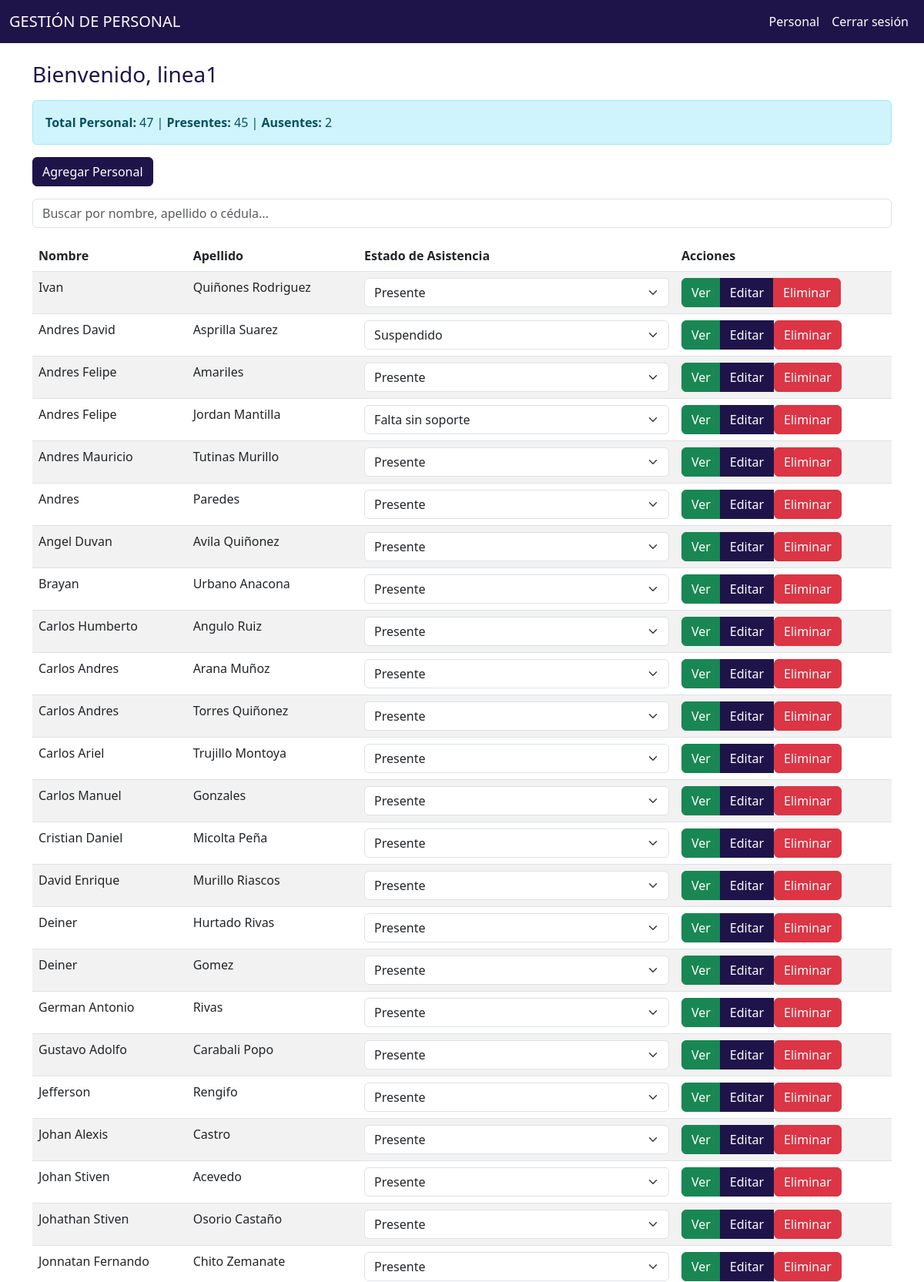
The app's page /personal/ (signed in, upper part) with its own data.
### personalAPP/models.py (models this page shows, shortened)
class Personal(models.Model):
    ESTADOS_ASISTENCIA = [
        ('Presente', 'Presente'),
        ('PP3', 'Permiso personal por tres horas'),
        ('PP4', 'Permiso personal por cuatro horas'),
        ('CC', 'Cambio de contrato'),
        ('PR', 'Permiso remunerado'),
        ('PNR', 'Permiso no remunerado'),
        ('IL', 'Incapacidad laboral'),
        ('IG', 'Incapacidad general'),
        ('PM', 'Permiso de maternidad'),
        ('PP', 'Permiso de paternidad'),
        ('LT15', 'Llegada tarde por 15 minutos'),
        ('L', 'Licencia'),
        ('FSS', 'Falta sin soporte'),
        ('CD', 'Calamidad doméstica'),
        ('SP', 'Suspendido'),
        ('SC', 'Sin contratar'),
        ('CM', 'Cita médica'),
    ]
    user = models.ForeignKey(User, on_delete=models.CASCADE)
    nombre = models.CharField(max_length=100, null=False, blank=False)
    apellido = models.CharField(max_length=100, null=False, blank=False)
    cedula = models.BigIntegerField(unique=True, null=False, blank=False)
    fecha_nacimiento = models.DateField(null=False, blank=False)
    estado_asistencia = models.CharField(
        max_length=50,
        choices=ESTADOS_ASISTENCIA,
        blank=False,
        null=False,
        default='Presente'
    )

### personalAPP/views.py (the view)
# urls.py: path('personal/', views.personal, name='personal'),
@login_required
def personal(request):
    query = request.GET.get("q", "").strip()
    personal = Personal.objects.filter(user=request.user)
    if query:
        personal = personal.filter(
            Q(nombre__icontains=query) |
            Q(apellido__icontains=query) |
            Q(cedula__icontains=query)
        )
    total = personal.count()
    presentes = personal.filter(estado_asistencia__iexact='presente').count()
    ausentes = total - presentes
    context = {
        "personal": personal,
        "total": total,
        "presentes": presentes,
        "ausentes": ausentes,
        "query": query,
    }
    return render(request, 'personal.html', context)

### personalAPP/templates/personal.html (shortened to what this page needs)
{% extends "base.html" %}
{% block content %}
<h3>Bienvenido, {{ request.user.get_full_name|default:request.user.username }}</h3>
<div class="alert alert-info mt-3">
    <strong>Total Personal:</strong> {{ total }} |
    <strong>Presentes:</strong> {{ presentes }} |
    <strong>Ausentes:</strong> {{ ausentes }}
</div>
<div class="mb-3 d-flex gap-2">
    <a href="{% url 'crear_personal' %}" class="btn btn-primary">Agregar Personal</a>
</div>
<div class="input-group mb-3">
    <input type="text" id="buscador" class="form-control" placeholder="Buscar por nombre, apellido o cédula...">
</div>
<form method="post" action="{% url 'guardar_asistencia' %}">
    <table class="table table-striped table-hover">
        <thead>
            <tr>
                <th>Nombre</th>
                <th>Apellido</th>
                <th>Estado de Asistencia</th>
                <th>Acciones</th>
            </tr>
        </thead>
        <tbody id="tabla-personal">
        {% for persona in personal %}
            <tr>
                <td>{{ persona.nombre }}</td>
                <td>{{ persona.apellido }}</td>
                <td>
                    <select name="estado_asistencia_{{ persona.pk }}" class="form-select">
                        {% for estado, nombre_estado in persona.ESTADOS_ASISTENCIA %}
                            <option value="{{ estado }}" {% if persona.estado_asistencia == estado %}selected{% endif %}>
                                {{ nombre_estado }}
                            </option>
                        {% endfor %}
                    </select>
                </td>
                <td>
                    <div class="btn-group">
                        <a href="{% url 'detalle_personal' persona.pk %}" class="btn btn-success">Ver</a>
                        <a href="{% url 'editar_personal' persona.pk %}" class="btn btn-primary">Editar</a>
                        <form method="post" action="{% url 'eliminar_personal' persona.pk %}" onsubmit="return confirmarEliminacion();">
                            <button class="btn btn-danger">Eliminar</button>
                        </form>
                    </div>
                </td>
            </tr>
        {% empty %}
            <tr>
                <td colspan="4" class="text-center">No hay personal registrado.</td>
            </tr>
        {% endfor %}
        </tbody>
    </table>
</form>
{% endblock %}

### personalAPP/templates/base.html (shortened to what this page needs)
<!DOCTYPE html>
<html lang="es">
<head>
    <link rel="stylesheet" href="https://cdn.jsdelivr.net/npm/bootstrap@5.3.0/dist/css/bootstrap.min.css">
    <link href="https://cdnjs.cloudflare.com/ajax/libs/font-awesome/6.0.0-beta3/css/all.min.css" rel="stylesheet">
</head>
<body>
    <nav class="navbar navbar-expand-lg">
        <div class="container-fluid">
            <a class="navbar-brand" href="{% url 'home' %}">GESTIÓN DE PERSONAL</a>
            <div class="collapse navbar-collapse" id="navbarNav">
                <ul class="navbar-nav ms-auto">
                    {% if user.is_authenticated %}
                        <li class="nav-item">
                            <a class="nav-link" href="{% url 'personal' %}">Personal</a>
                        </li>
                        <li class="nav-item">
                            <a class="nav-link" href="{% url 'logout' %}">Cerrar sesión</a>
                        </li>
                    {% endif %}
                </ul>
            </div>
        </div>
    </nav>
    <div class="container mt-4">
        {% block content %}{% endblock %}
    </div>
</body>
</html>

### personalAPP/templates/base.html (style rules this page uses)
body { background-color: white; color: #1F144A; }
.navbar { background-color: #1F144A !important; }
.navbar-brand, .nav-link { color: white !important; }
.btn-primary { background-color: #1F144A; border-color: #1F144A; }

### personalAPP/templates/personal.html (style rules this page uses)
body { padding-bottom: 120px; }

### records on screen
Personal: nombre "Ivan", apellido "Quiñones Rodriguez", estado_asistencia+id "Presente"
Personal: nombre "Andres David", apellido "Asprilla Suarez", estado_asistencia+id "Suspendido"
Personal: nombre "Andres Felipe", apellido "Amariles", estado_asistencia+id "Presente"
Personal: nombre "Andres Felipe", apellido "Jordan Mantilla", estado_asistencia+id "Falta sin soporte"
Personal: nombre "Andres Mauricio", apellido "Tutinas Murillo", estado_asistencia+id "Presente"
Personal: nombre "Andres", apellido "Paredes", estado_asistencia+id "Presente"
Personal: nombre "Angel Duvan", apellido "Avila Quiñonez", estado_asistencia+id "Presente"
Personal: nombre "Brayan", apellido "Urbano Anacona", estado_asistencia+id "Presente"
Personal: nombre "Carlos Humberto", apellido "Angulo Ruiz", estado_asistencia+id "Presente"
Personal: nombre "Carlos Andres", apellido "Arana Muñoz", estado_asistencia+id "Presente"
Personal: nombre "Carlos Andres", apellido "Torres Quiñonez", estado_asistencia+id "Presente"
Personal: nombre "Carlos Ariel", apellido "Trujillo Montoya", estado_asistencia+id "Presente"
Personal: nombre "Carlos Manuel", apellido "Gonzales", estado_asistencia+id "Presente"
Personal: nombre "Cristian Daniel", apellido "Micolta Peña", estado_asistencia+id "Presente"
Personal: nombre "David Enrique", apellido "Murillo Riascos", estado_asistencia+id "Presente"
Personal: nombre "Deiner", apellido "Hurtado Rivas", estado_asistencia+id "Presente"
Personal: nombre "Deiner", apellido "Gomez", estado_asistencia+id "Presente"
Personal: nombre "German Antonio", apellido "Rivas", estado_asistencia+id "Presente"
Personal: nombre "Gustavo Adolfo", apellido "Carabali Popo", estado_asistencia+id "Presente"
Personal: nombre "Jefferson", apellido "Rengifo", estado_asistencia+id "Presente"
Personal: nombre "Johan Alexis", apellido "Castro", estado_asistencia+id "Presente"
Personal: nombre "Johan Stiven", apellido "Acevedo", estado_asistencia+id "Presente"
Personal: nombre "Johathan Stiven", apellido "Osorio Castaño", estado_asistencia+id "Presente"
Personal: nombre "Jonnatan Fernando", apellido "Chito Zemanate", estado_asistencia+id "Presente"

### other values on screen
{{ request.user.get_full_name|default:request.user.username }} "linea1"
{{ total }} "47"
{{ presentes }} "45"
{{ ausentes }} "2"
